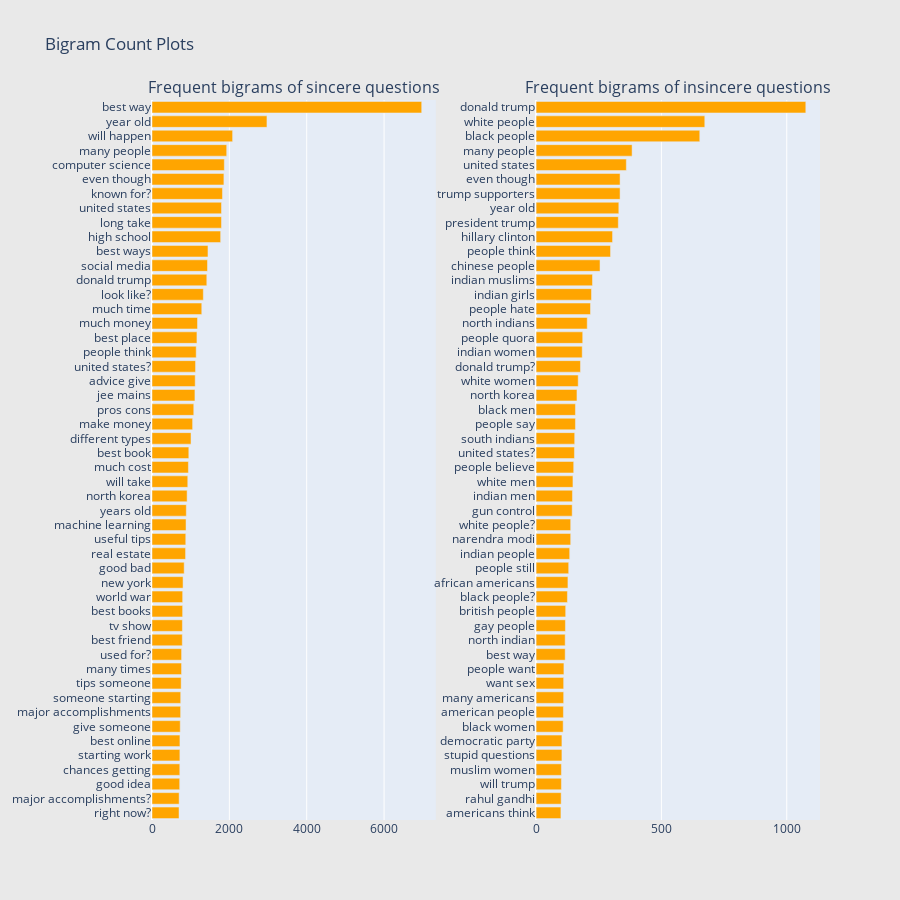

Notebook cell for this chart:
### Code cell
# similarly bigrams could be plotted using the same code just by modyfying the n_gram function and setting it to 2
freq_dict = defaultdict(int)
for sent in train0_df["question_text"]:
    for word in generate_ngrams(sent,2):
        freq_dict[word] += 1
fd_sorted = pd.DataFrame(sorted(freq_dict.items(), key=lambda x: x[1])[::-1])
fd_sorted.columns = ["word", "wordcount"]
trace0 = horizontal_bar_chart(fd_sorted.head(50), 'orange')


freq_dict = defaultdict(int)
for sent in train1_df["question_text"]:
    for word in generate_ngrams(sent,2):
        freq_dict[word] += 1
fd_sorted = pd.DataFrame(sorted(freq_dict.items(), key=lambda x: x[1])[::-1])
fd_sorted.columns = ["word", "wordcount"]
trace1 = horizontal_bar_chart(fd_sorted.head(50), 'orange')

# Creating two subplots
fig = tools.make_subplots(rows=1, cols=2, vertical_spacing=0.04,horizontal_spacing=0.15,
                          subplot_titles=["Frequent bigrams of sincere questions", 
                                          "Frequent bigrams of insincere questions"])
fig.append_trace(trace0, 1, 1)
fig.append_trace(trace1, 1, 2)
fig['layout'].update(height=900, width=900, paper_bgcolor='rgb(233,233,233)', title="Bigram Count Plots")
py.iplot(fig, filename='word-plots')

### Figure 1 — Plotly figure (JSON) as saved in the notebook; plotly's stock layout.template omitted (floating-point values rounded to 4 significant figures)
{"data": [{"marker": {"color": "orange"}, "orientation": "h", "showlegend": false, "type": "bar", "x": [699, 702, 716, 719, 721, 722, 730, 740, 742, 754, 764, 765, 783, 786, 792, 793, 803, 832, 868, 873, 880, 887, 908, 925, 941, 952, 1009, 1050, 1080, 1110, 1117, 1126, 1143, 1162, 1176, 1287, 1327, 1417, 1435, 1447, 1775, 1796, 1797, 1822, 1859, 1870, 1931, 2084, 2972, 6973], "xaxis": "x", "y": ["right now?", "major accomplishments?", "good idea", "chances getting", "starting work", "best online", "give someone", "major accomplishments", "someone starting", "tips someone", "many times", "used for?", "best friend", "tv show", "best books", "world war", "new york", "good bad", "real estate", "useful tips", "machine learning", "years old", "north korea", "will take", "much cost", "best book", "different types", "make money", "pros cons", "jee mains", "advice give", "united states?", "people think", "best place", "much money", "much time", "look like?", "donald trump", "social media", "best ways", "high school", "long take", "united states", "known for?", "even though", "computer science", "many people", "will happen", "year old", "best way"], "yaxis": "y"}, {"marker": {"color": "orange"}, "orientation": "h", "showlegend": false, "type": "bar", "x": [99, 100, 101, 101, 103, 103, 108, 109, 110, 110, 111, 116, 116, 117, 118, 125, 127, 130, 134, 138, 138, 144, 145, 147, 150, 153, 154, 157, 157, 163, 168, 177, 184, 186, 204, 217, 221, 225, 255, 297, 305, 328, 330, 335, 335, 360, 383, 653, 673, 1076], "xaxis": "x2", "y": ["americans think", "rahul gandhi", "will trump", "muslim women", "stupid questions", "democratic party", "black women", "american people", "many americans", "want sex", "people want", "best way", "north indian", "gay people", "british people", "black people?", "african americans", "people still", "indian people", "narendra modi", "white people?", "gun control", "indian men", "white men", "people believe", "united states?", "south indians", "people say", "black men", "north korea", "white women", "donald trump?", "indian women", "people quora", "north indians", "people hate", "indian girls", "indian muslims", "chinese people", "people think", "hillary clinton", "president trump", "year old", "trump supporters", "even though", "united states", "many people", "black people", "white people", "donald trump"], "yaxis": "y2"}], "layout": {"annotations": [{"font": {"size": 16}, "showarrow": false, "text": "Frequent bigrams of sincere questions", "x": 0.2125, "xanchor": "center", "xref": "paper", "y": 1, "yanchor": "bottom", "yref": "paper"}, {"font": {"size": 16}, "showarrow": false, "text": "Frequent bigrams of insincere questions", "x": 0.7875, "xanchor": "center", "xref": "paper", "y": 1, "yanchor": "bottom", "yref": "paper"}], "height": 900, "paper_bgcolor": "rgb(233,233,233)", "title": {"text": "Bigram Count Plots"}, "width": 900, "xaxis": {"anchor": "y", "autorange": true, "domain": [0, 0.425], "range": [0, 7340], "type": "linear"}, "xaxis2": {"anchor": "y2", "autorange": true, "domain": [0.575, 1], "range": [0, 1133.0], "type": "linear"}, "yaxis": {"anchor": "x", "autorange": true, "domain": [0, 1], "range": [-0.5, 49.5], "type": "category"}, "yaxis2": {"anchor": "x2", "autorange": true, "domain": [0, 1], "range": [-0.5, 49.5], "type": "category"}}}
